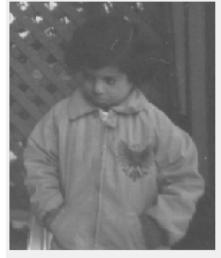
%> input picture pout-dark.jpg, 221 x 258 px
$ octave 5_2.m   (GNU Octave 9; MATLAB toolbox functions it lacks are replaced by stand-ins)
%> lines starting %> are read from the running program, lines starting %| are printed output that depends on the picture
test=imread('pout-dark.jpg');
%> test is the input picture: size 258x221x3 uint8; min 70, max 255, mean 123.5
ref=imread('pout-bright.jpg');
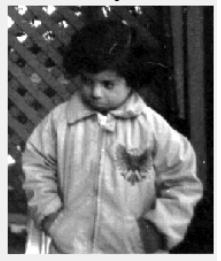
%> input picture pout-bright.jpg, 221 x 261 px
%> ref is the input picture: size 261x221x3 uint8; min 0, max 255, mean 114.2

figure, imshow(test);
figure, imshow(ref);

testfreq=zeros(256,1);
reffreq=zeros(256,1);

for i=1:size(test,1)
    for j=1:size(test,2)
        for k=1:size(test,3)
            testfreq(test(i,j,k)+1)=testfreq(test(i,j,k)+1)+1;
        end
    end
end
%> after the loop, testfreq = 256 values, max 5952 at index 241, min 0 at index 1, mean 668.2


for i=1:size(ref,1)
    for j=1:size(ref,2)
        for k=1:size(ref,3)
            reffreq(ref(i,j,k)+1)=reffreq(ref(i,j,k)+1)+1;
        end
    end
end
%> after the loop, reffreq = 256 values, max 5859 at index 241, min 0 at index 256, mean 675.9


testfp=testfreq/sum(testfreq);
%> testfp = 256 values, max 0.0348 at index 241, min 0 at index 1, mean 0.00391
testcum=testfp;
%> testcum has the same summary as testfp

reffp=reffreq/sum(reffreq);
%> reffp = 256 values, max 0.0339 at index 241, min 0 at index 256, mean 0.00391
refcum=reffp;
%> refcum has the same summary as reffp

for i=2:size(testcum,1)
    testcum(i)=testcum(i)+testcum(i-1);
    refcum(i)=refcum(i)+refcum(i-1);
end
%> after the loop, refcum = 256 values from 0.00524 to 1; testcum = 256 values from 0 to 1

stest=round(testcum.*255);
%> stest = 256 values from 0 to 255
sref=round(refcum.*255);
%> sref = 256 values from 1 to 255

output=zeros(size(test),class(test));
match=zeros(1,256);

%sref


for i=1:256
    val=sref(i);
    min=257;
    index=256;
    for j=1:256
        if abs(val-stest(j))<=min
            min=abs(val-stest(j));
            index=j;
        else
            break;
        end

    end
    match(i)=index;
end
%> this loop made 256 passes
%> val on passes 1 to 3: 1, 2, 3
%> after the loop, match = 256 values from 77 to 256
match;

for i=1:size(output,1)
    for j=1:size(output,2)
        for k=1:size(output,3)
            output(i,j,k)=match(test(i,j,k)+1);
        end
    end
end
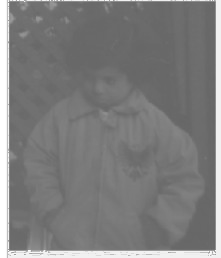
%> output: size 258x221x3 uint8; min 101, max 255, mean 125.8

%output

figure, image(output);
colormap(gray(256));
